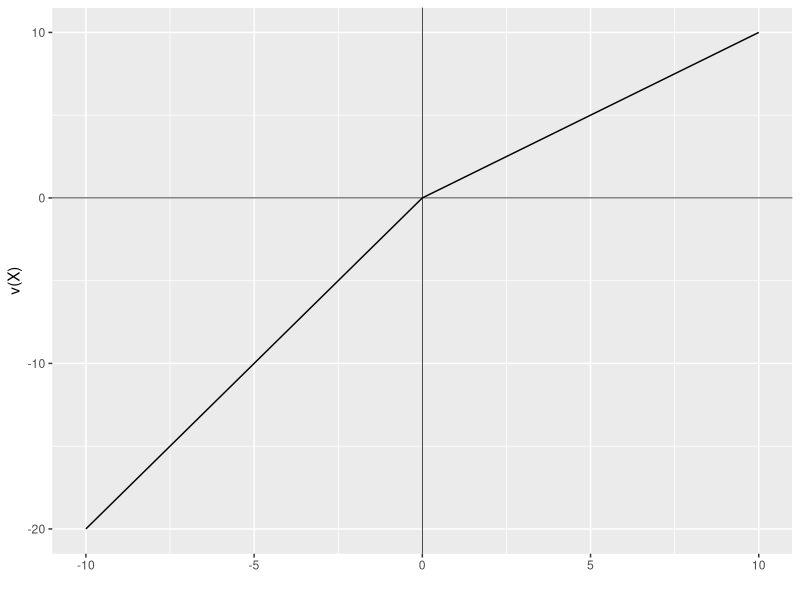

Recreate this plot in R.
## ---- chunk 1
library(ggplot2)

loss_fun <- function(x){
  2*x
}
gain_fun <- function(x){
  x
}

loss <- data.frame(
  x=seq(-10,0,0.05),
  y=NA
  )
loss$y <- loss_fun(loss$x)

gain <- data.frame(
  x=seq(0,10,0.05),
  y=NA
  )
gain$y <- gain_fun(gain$x)

ggplot(mapping = aes(x, y)) +
  geom_line(data = loss) +
  geom_line(data = gain) + 
  geom_vline(xintercept = 0, size=0.25)+ 
  geom_hline(yintercept = 0, size=0.25)+
  labs(x = "", y = "v(X)")
